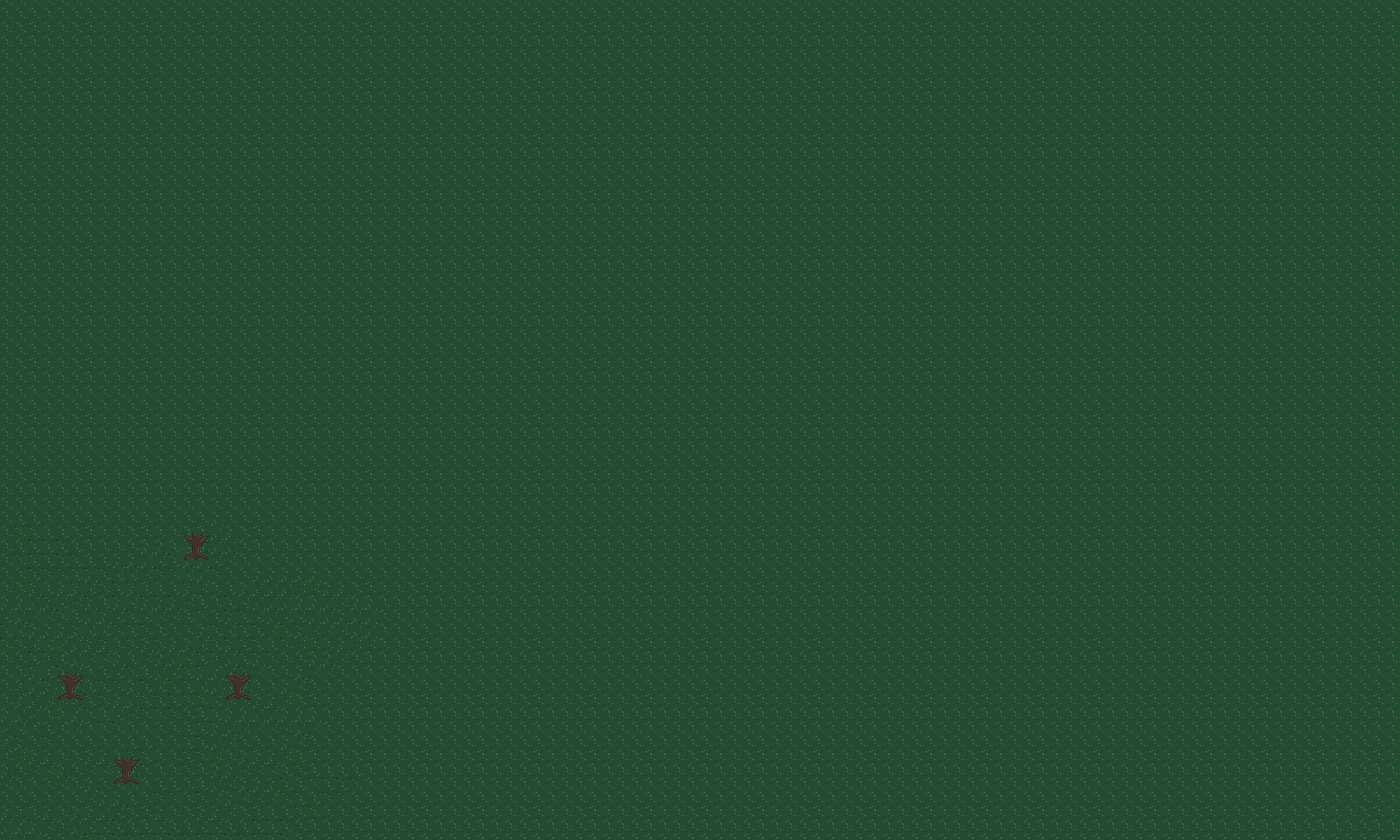

Tiled map render using the project's own tile images. Description and the map definition, with tile-layer contents summarised, below:
An orthogonal 100x60 tile map with 14x14 px tiles, 1 tile layer (Слой тайлов 1).

<map version="1.0" tiledversion="1.0.2" orientation="orthogonal" renderorder="right-down" width="100" height="60" tilewidth="14" tileheight="14" nextobjectid="1">
 <tileset firstgid="1" name="tile" tilewidth="14" tileheight="14" tilecount="8" columns="4">
  <image source="tile.png" width="56" height="28" />
 </tileset>
 <layer name="Слой тайлов 1" width="100" height="60">
  <data>[6000 cells, 6000 non-empty, 8 distinct tile ids]</data>
 </layer>
</map>
